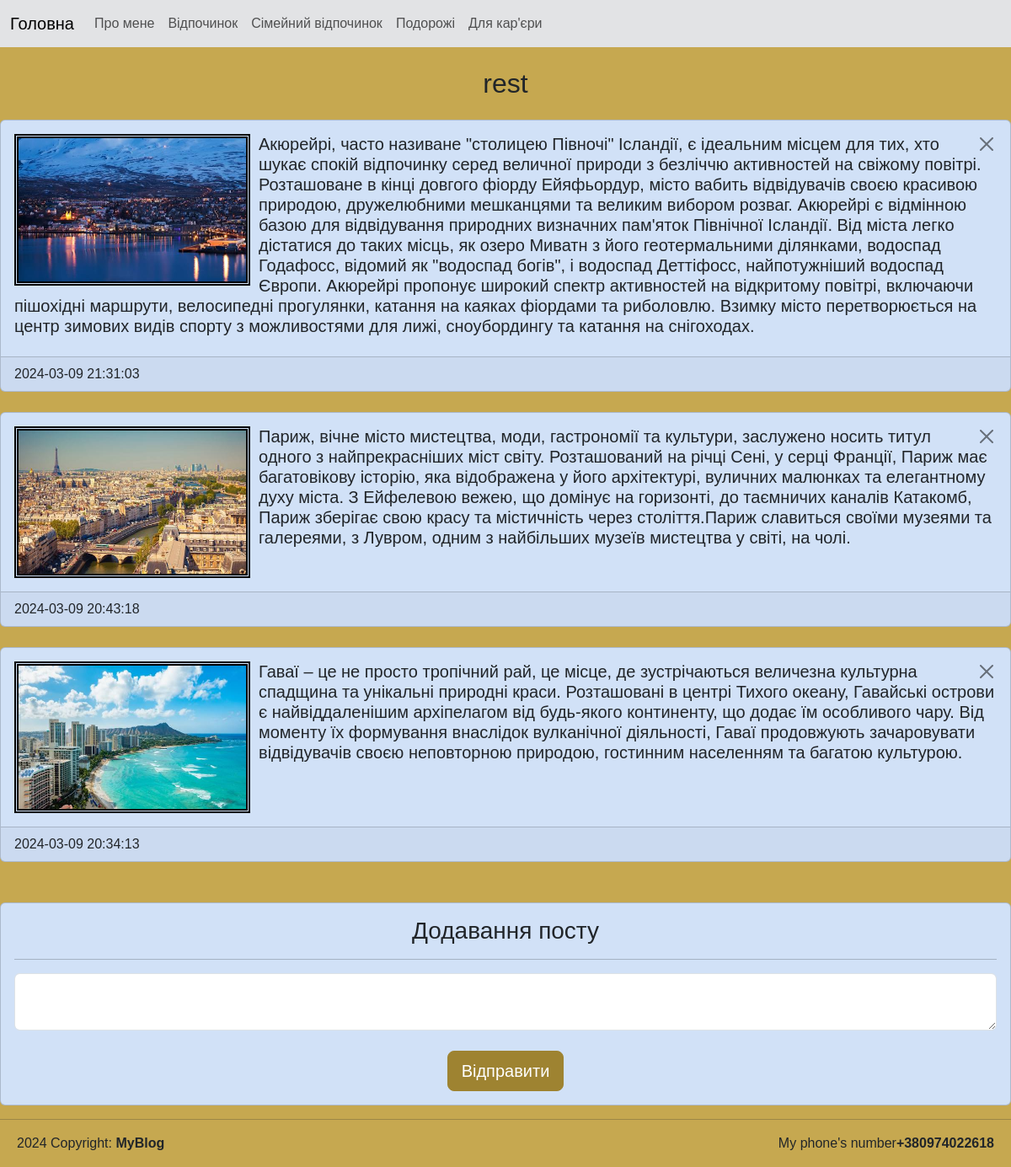
Page /post/category/rest on the committed database.
### tables this page shows
CREATE TABLE category(
	category_id INTEGER PRIMARY KEY AUTOINCREMENT,
	category_name TEXT
	);

CREATE TABLE post(
	post_id INTEGER PRIMARY KEY AUTOINCREMENT,
	category_id INTEGER NOT NULL,
	post_text TEXT,
	post_datetime TEXT NOT NULL DEFAULT CURRENT_TIMESTAMP,
	FOREIGN KEY (category_id) REFERENCES category(category_id)
ON UPDATE CASCADE ON DELETE CASCADE 	
);

### main.py (the view)
@app.route('/post/category/<category_name>', methods=["GET", "POST"])
def post_category(category_name):
    category_id = db.getIdByCategory(category_name)
    if request.method == "GET":
        posts = db.getPostsByCategory(category_name)
    if request.method == "POST":
        db.addPost(request.form["category_id"], request.form["post"])
        posts = db.getPostsByCategory(category_name)
        return redirect(f"/post/category/{category_name}")
    return render_template("post_category.html",category_name=category_name,
    category_id=category_id,
    posts=posts)

### db_scripts.py (called while the page is built)
def open():
    global connection, cursor
    connection = sqlite3.connect(db_name)
    cursor = connection.cursor()

def close():
    cursor.close()
    connection.close()

def getIdByCategory(category_name):
    open()
    cursor.execute(''' SELECT category_id FROM category WHERE category_name = (?)
    ''',[category_name])
    category_id = cursor.fetchone()[0]
    close()
    return category_id

def getPostsByCategory(category_name):
    open()
    cursor.execute('''
        SELECT * FROM post, category WHERE category_name = (?)
        AND post.category_id = category.category_id
        ORDER BY post_datetime  DESC

     ''', [category_name])
    posts = cursor.fetchall()
    close()
    return posts

### templates/post_category.html (shortened to what this page needs)
{% extends "index.html" %}
{%block content%}
<h2 class="my-4 ms -3 category-header">{{category_name}}</h2>
<section class="category_content">
    <div>
        {%for post in posts%}
        <div class="card my-4 bolder">
          <div class="card-body">
            <a href="/post/delete/{{post[0]}}/{{category_name}}" onclick="return confirm('Видалити пост?')">          <button  type="button" class="btn-close" data-bs-dismiss="alert" aria-label="Close" style="float: right"></button>
            </a>
              <image class="post-image" src="/static/{{post[0]}}.jpg" alt="{{post[0]}}" width="280px" height="180px">
              <h5 class="card-title">{{post[2]}}</h5>
          </div>
          <footer class="card-footer">{{post[3]}}</footer>
        </div>
        {%endfor%}
        </div>
        <div class="card mt-5 bolder">
            <div class="card-body">
              <div class="add">
                <h3 class="card-title">Додавання посту</h3>
              </div>
              <hr>
              <form method="POST">
                  <textarea name="post" class="form-control post-input"></textarea><br>
                  <div class="add"><input type="submit" class="btn btn-primary btn-lg go" value="Відправити"></div>
              </form>
            </div>
          </div>
</section>
{% endblock %}

### static/style.css (style rules this page uses)
body { background-color: rgb(198, 168, 80); font-family: Arial, Helvetica, sans-serif; }
.post-image { float: left; border: 5px double black; margin-right: 10px; }
.category-header { font-size: xx-large; font-family: Impact, Haettenschweiler, 'Arial Narrow Bold', sans-serif; text-align: center; }
.post-input { font-size: large; }
.add { text-align: center; }
.go { background-color: rgb(158, 131, 49); border-color: rgb(158, 131, 49); }
.bolder { background-color: rgb(209, 225, 247); }

### rows in the picture
category: category_name "rest"
post: shows a picture, post_text "Акюрейрі, часто називане \"столицею Півночі\" Ісландії, є ідеальним місцем для тих, хто шукає спокій відпочинку серед величної природи з безліччю активностей на свіжому повітрі. Розташоване в кінці довгого фіорду Ейяфьордур, місто вабить відвідувачів своєю красивою природою, дружелюбними мешканцями та великим вибором розваг. Акюрейрі є відмінною базою для відвідування природних визначних пам'яток Північної Ісландії. Від міста легко дістатися до таких місць, як озеро Миватн з його геотермальними ділянками, водоспад Годафосс, відомий як \"водоспад богів\", і водоспад Деттіфосс, найпотужніший водоспад Європи. Акюрейрі пропонує широкий спектр активностей на відкритому повітрі, включаючи пішохідні…", post_datetime "2024-03-09 21:31:03"
post: shows a picture, post_text "Париж, вічне місто мистецтва, моди, гастрономії та культури, заслужено носить титул одного з найпрекрасніших міст світу. Розташований на річці Сені, у серці Франції, Париж має багатовікову історію, яка відображена у його архітектурі, вуличних малюнках та елегантному духу міста. З Ейфелевою вежею, що домінує на горизонті, до таємничих каналів Катакомб, Париж зберігає свою красу та містичність через століття.Париж славиться своїми музеями та галереями, з Лувром, одним з найбільших музеїв мистецтва у світі, на чолі.", post_datetime "2024-03-09 20:43:18"
post: shows a picture, post_text "Гаваї – це не просто тропічний рай, це місце, де зустрічаються величезна культурна спадщина та унікальні природні краси. Розташовані в центрі Тихого океану, Гавайські острови є найвіддаленішим архіпелагом від будь-якого континенту, що додає їм особливого чару. Від моменту їх формування внаслідок вулканічної діяльності, Гаваї продовжують зачаровувати відвідувачів своєю неповторною природою, гостинним населенням та багатою культурою.", post_datetime "2024-03-09 20:34:13"
